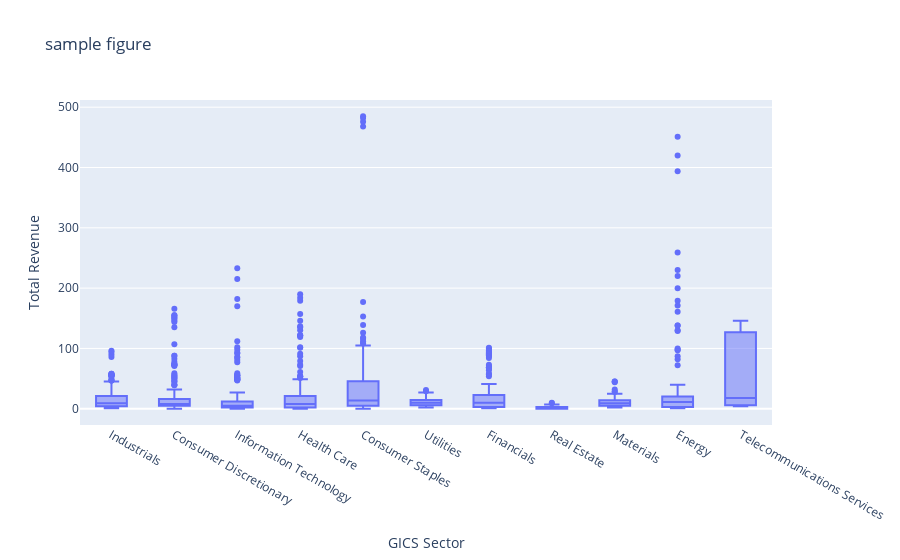

This figure's notebook cell:
### Code cell
import plotly.express as px

fig = px.box(df, x='GICS Sector', y='Total Revenue', title="sample figure")
fig.show()

### Figure 1 — Plotly figure (JSON) as saved in the notebook; plotly's stock layout.template omitted (floating-point values rounded to 4 significant figures; data arrays with more than 128 entries replaced by an {"elided": "..."} marker saying what was removed)
{"data": [{"alignmentgroup": "True", "hovertemplate": "GICS Sector=%{x}<br>Total Revenue=%{y}<extra></extra>", "legendgroup": "", "marker": {"color": "#636efa"}, "name": "", "notched": false, "offsetgroup": "", "orientation": "v", "showlegend": false, "type": "box", "x": {"elided": "1710 str values"}, "x0": " ", "xaxis": "x", "y": {"elided": "1710 int values"}, "y0": " ", "yaxis": "y"}], "layout": {"autosize": true, "boxmode": "group", "legend": {"tracegroupgap": 0}, "title": {"text": "sample figure"}, "xaxis": {"anchor": "y", "autorange": true, "domain": [0, 1], "range": [-0.5, 10.5], "title": {"text": "GICS Sector"}, "type": "category"}, "yaxis": {"anchor": "x", "autorange": true, "domain": [0, 1], "range": [-26.94, 511.9], "title": {"text": "Total Revenue"}, "type": "linear"}}}
